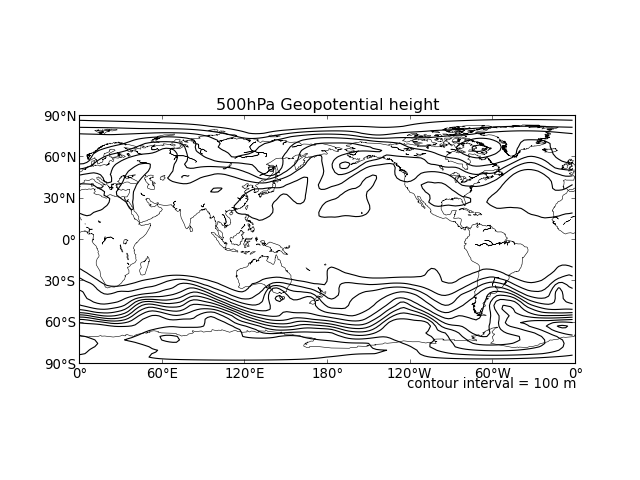

The Python source for this figure:
# coding:utf-8
#import matplotlib.pyplot as plt
from pymet.plot import MyBasemap
# requires netcdf4-python (netcdf4-python.googlecode.com)
from netCDF4 import Dataset

# read 500hPa Geopotential
nc = Dataset('../../examples/z500_data.nc')
z500 = nc.variables['z'][0,:,:]/9.8
lon = nc.variables['longitude'][:]
lat = nc.variables['latitude'][:]

m = MyBasemap(lon=(0,360), lat=(-90,90), xlint=60, ylint=30)
m.contour(lon, lat, z500, cint=100, unit='m')
plt.title('500hPa Geopotential height')

plt.show()
